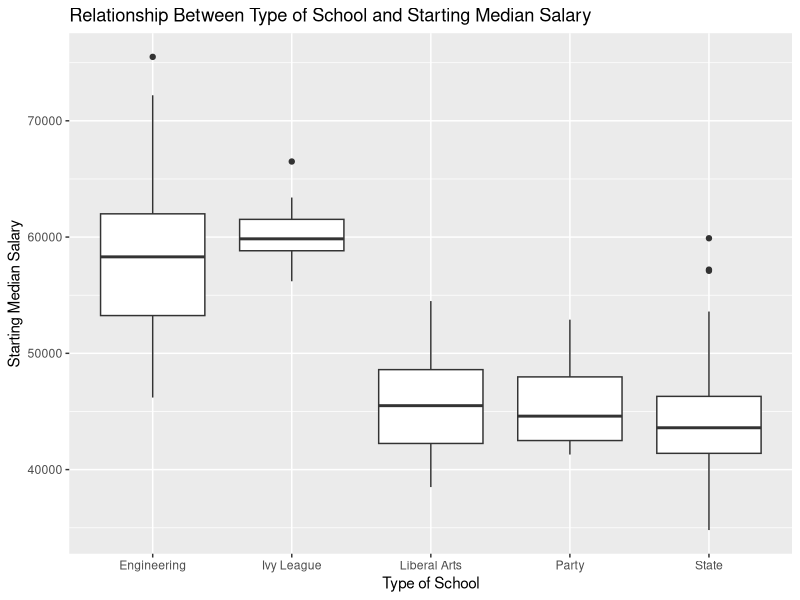
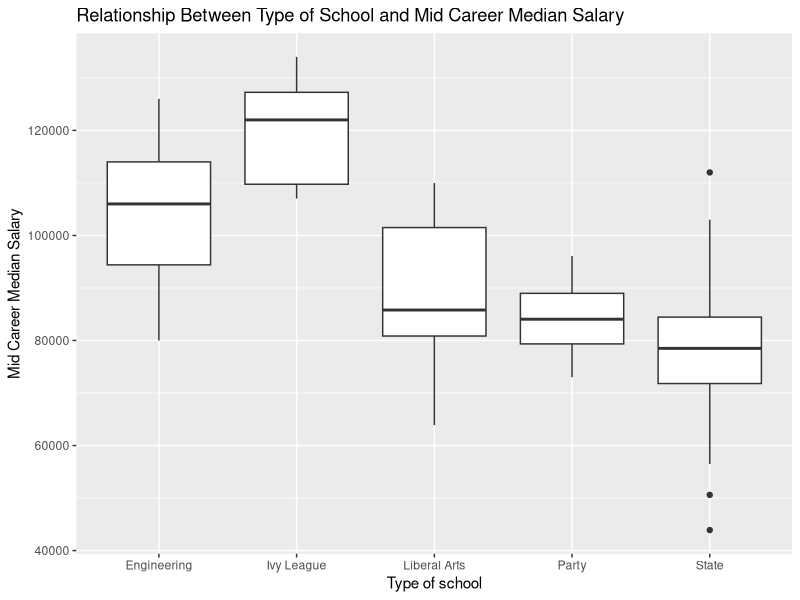
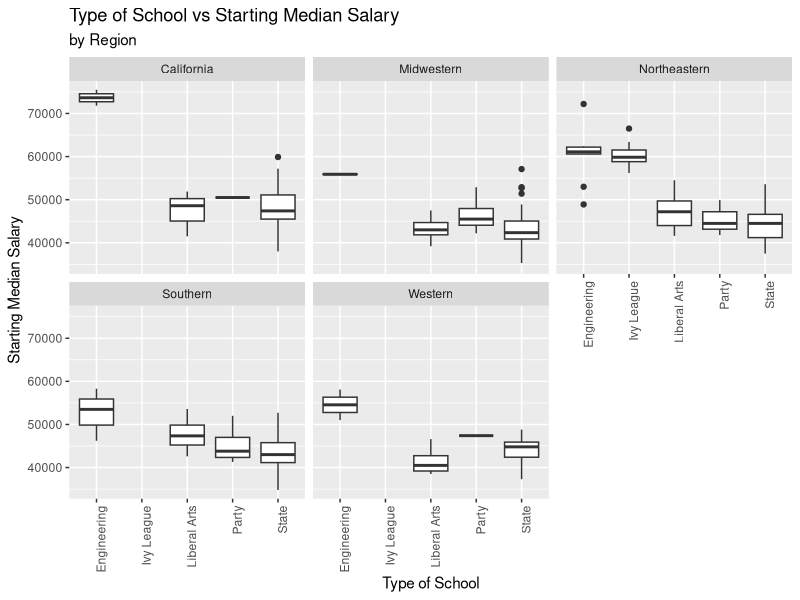
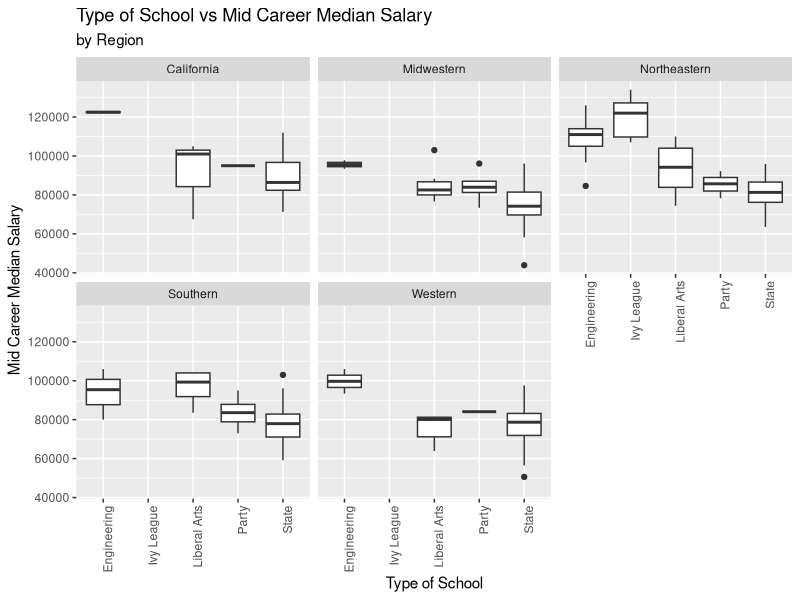
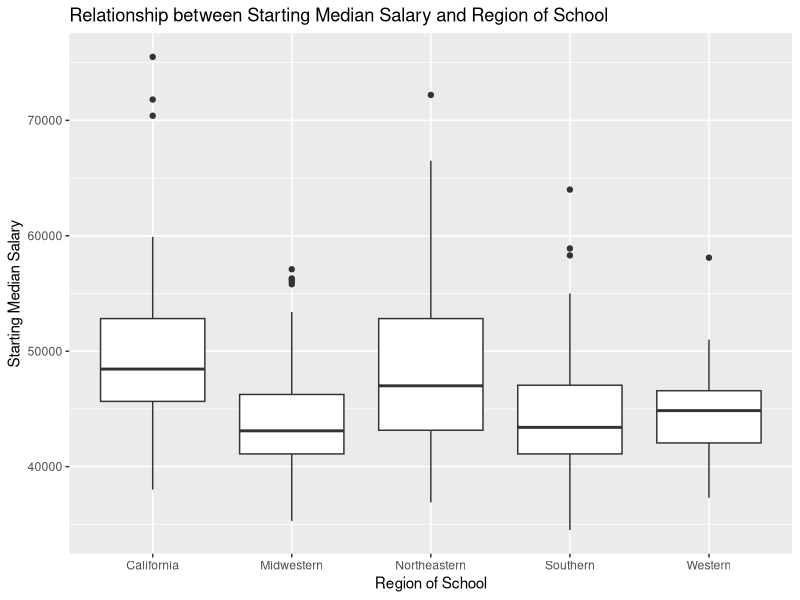
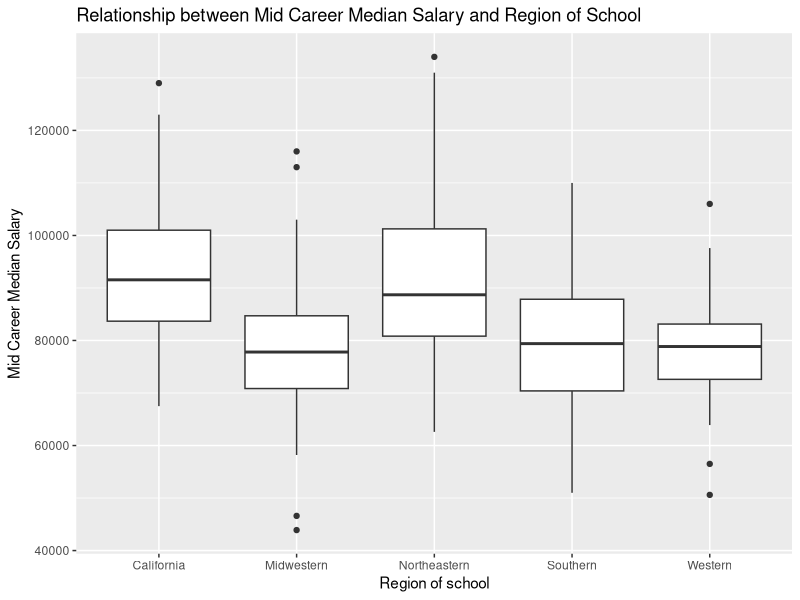
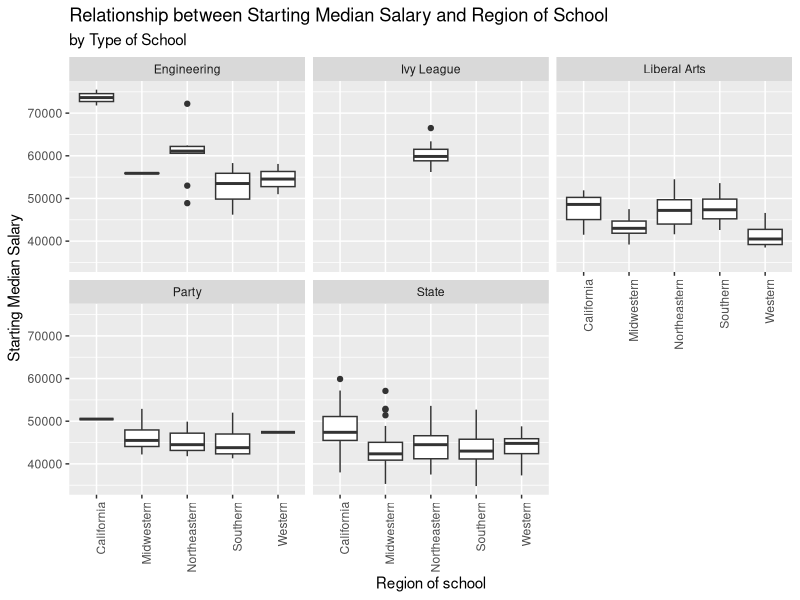
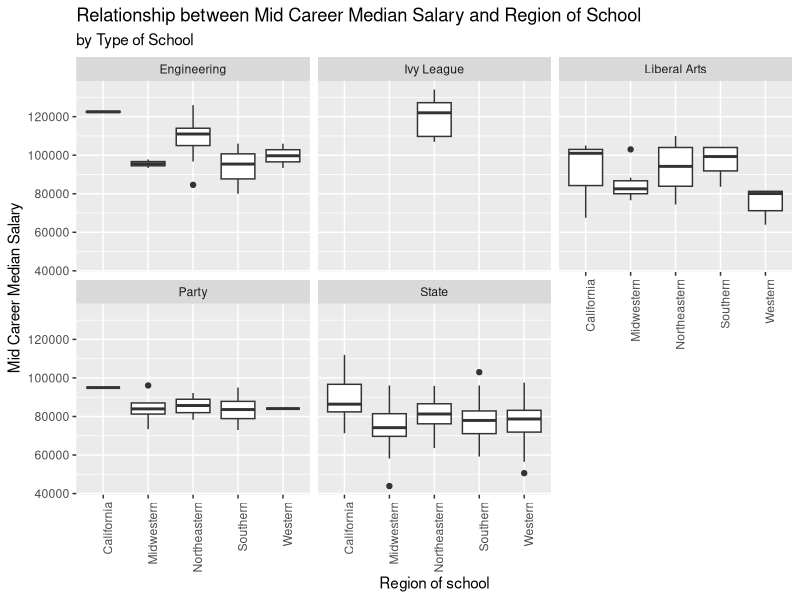

Source code (R) for these figures, in order:
## ---- chunk 1

library(plyr)
library(tidyverse)
options(dplyr.summarise.inform = FALSE)
## ---- chunk 2
as_currency <- function(df) {
  df %>%
  mutate_at(vars(contains("Salary")),str_remove_all,pattern="[$,]") %>%
  mutate_at(vars(contains("Salary")),as.numeric)
}

rename_lower <- function(x) {
  str_replace_all(x,"[ -]","_") %>%
  str_to_lower() %>%
  str_remove_all("school_")
}

degree <- read_csv("degrees-that-pay-back.csv") %>%
  as_currency() %>%
  rename_with(.cols=everything(),.fn=rename_lower)



type <- read_csv("salaries-by-college-type.csv") %>%
  as_currency() %>%
  rename_with(.cols=everything(),.fn=rename_lower)



region <- read_csv("salaries-by-region.csv") %>%
  as_currency() %>%
  rename_with(.cols=everything(),.fn=rename_lower)


type_and_region <- type %>%
  inner_join(select(region,`name`,`region`),by="name") %>%
  select(name, type, region, everything())


## ---- chunk 3

type_and_region %>%
  group_by(type) %>%
  summarise(mean_of_starting_median_salary = mean(starting_median_salary),
            mean_of_mid_career_median_salary = mean(mid_career_median_salary),
            sd_of_starting_salary = sd(starting_median_salary, na.rm = FALSE),
            sd_of_mid_career_salary = sd(starting_median_salary, na.rm = FALSE)) %>%
  arrange(desc(mean_of_starting_median_salary))

## ---- chunk 4
type_and_region %>%
  group_by(region) %>%
  summarise(mean_of_starting_median_salary = mean(starting_median_salary),
            mean_of_mid_career_median_salary = mean(mid_career_median_salary),
            sd_of_starting_salary = sd(starting_median_salary, na.rm = FALSE),
            sd_of_mid_career_salary = sd(starting_median_salary, na.rm = FALSE)) %>%
  arrange(desc(mean_of_starting_median_salary))

## ---- chunk 5
degree %>%
  group_by(undergraduate_major) %>%
  summarise(mean_starting = mean(starting_median_salary),
            mean_mid_career = mean(mid_career_median_salary))%>%
  arrange(desc(mean_starting))

## ---- chunk 6
type %>%
  ggplot(aes(x=type,y=starting_median_salary)) +
  geom_boxplot() +
  xlab("Type of School") +
  ylab("Starting Median Salary") +
  ggtitle("Relationship Between Type of School and Starting Median Salary")

type %>%
  ggplot(aes(x=type,y=mid_career_median_salary)) +
  geom_boxplot() +
  xlab("Type of school") +
  ylab("Mid Career Median Salary") +
  ggtitle("Relationship Between Type of School and Mid Career Median Salary")
## ---- chunk 7
type_and_region %>%
  ggplot(aes(x=type,y=starting_median_salary)) +
  geom_boxplot() +
  facet_wrap(~region) +
  theme(axis.text.x = element_text(angle = 90,hjust=1)) +
  xlab("Type of School") +
  ylab("Starting Median Salary") +
  ggtitle("Type of School vs Starting Median Salary", subtitle = "by Region")


type_and_region %>%
  ggplot(aes(x=type,y=mid_career_median_salary)) +
  geom_boxplot() +
  facet_wrap(~region) +
  theme(axis.text.x = element_text(angle = 90,hjust=1)) +
  xlab("Type of School") +
  ylab("Mid Career Median Salary") +
  ggtitle("Type of School vs Mid Career Median Salary", subtitle = "by Region")
## ---- chunk 8
region %>%
  ggplot(aes(x=region,y=starting_median_salary)) +
  geom_boxplot() +
  xlab("Region of School") +
  ylab("Starting Median Salary") +
  ggtitle("Relationship between Starting Median Salary and Region of School")

region %>%
  ggplot(aes(x=region,y=mid_career_median_salary)) +
  geom_boxplot() +
  xlab("Region of school") +
  ylab("Mid Career Median Salary") +
  ggtitle("Relationship between Mid Career Median Salary and Region of School")


## ---- chunk 9
type_and_region %>%
  ggplot(aes(x=region,y=starting_median_salary)) +
  geom_boxplot() +
  facet_wrap(~type) +
  theme(axis.text.x = element_text(angle = 90,hjust=1)) +
  xlab("Region of school") +
  ylab("Starting Median Salary") +
  ggtitle("Relationship between Starting Median Salary and Region of School", subtitle="by Type of School")

type_and_region %>%
  ggplot(aes(x=region,y=mid_career_median_salary)) +
  geom_boxplot() +
  facet_wrap(~type) +
  theme(axis.text.x = element_text(angle = 90,hjust=1)) +
  xlab("Region of school") +
  ylab("Mid Career Median Salary") +
  ggtitle("Relationship between Mid Career Median Salary and Region of School", subtitle="by Type of School")

## ---- chunk 10
type %>%
  ggplot(aes(x=starting_median_salary,y=mid_career_median_salary/starting_median_salary,color=type)) +
  geom_point(alpha=0.5) +
  geom_smooth(method = "lm",se=FALSE) +
  xlab("Starting salary") +
  ylab("Growth factor by mid-career") +
  ggtitle("The trend of salaries over time", subtitle = "by type of school")

region %>%
  ggplot(aes(x=starting_median_salary,y=mid_career_median_salary/starting_median_salary,color=region)) +
  geom_point(alpha=0.5) +
  geom_smooth(method = "lm",se=FALSE) +
  xlab("Starting salary") +
  ylab("Growth factor by mid-career") +
  ggtitle("The trend of salaries over time", subtitle = "by region of school")
## ---- chunk 11
pipe_lm <- function(formula) {
  formed <- function(df) {
      return(lm(formula,data=df))
  }
  return(formed)
}

func_var <- function(func,var) {
  func_app <- function(df) {
    return(func(df[var],na.rm=TRUE))
  }
  return(func_app)
}
  

slope <- function(model) {
  return(coef(model)[2])
}

types <- type_and_region %>%
  group_by(type) %>%
  nest() %>%
  mutate(model = map(data, pipe_lm(mid_career_median_salary/starting_median_salary~starting_median_salary)),
         salary_dependence = map(model,slope),
         min_start = map(data,func_var(min,"starting_median_salary")),
         min_mid_career = map(data,func_var(min,"mid_career_median_salary")),
         max_start = map(data,func_var(max,"starting_median_salary")),
         max_mid_career = map(data,func_var(max,"mid_career_median_salary"))
         )


regions <- type_and_region %>%
  group_by(region) %>%
  nest() %>%
  mutate(model = map(data, pipe_lm(mid_career_median_salary/starting_median_salary~starting_median_salary)),
         salary_dependence = map(model,slope),
         min_start = map(data,func_var(min,"starting_median_salary")),
         min_mid_career = map(data,func_var(min,"mid_career_median_salary")),
         max_start = map(data,func_var(max,"starting_median_salary")),
         max_mid_career = map(data,func_var(max,"mid_career_median_salary"))
         )

types %>%
  select(type,salary_dependence,contains(c("start","mid"))) %>%
  unnest(cols=everything()) %>%
  arrange(desc(salary_dependence))


regions %>%
  select(region,salary_dependence,contains(c("start","mid"))) %>%
  unnest(cols=everything()) %>%
  arrange(desc(salary_dependence))

  
## ---- chunk 12
#p_values for the hypothesis test
type_groups <- type_and_region %>%
  mutate(type_group = case_when(type %in% c("Engineering","Ivy League")~"High",
                                TRUE~"Low"))

p_values <- function(df1,df2,comp_var) {
    return(as.numeric(unlist(t.test(pull(df1,comp_var),pull(df2,comp_var)))["p.value"]))
}

high_low_start <- p_values(filter(type_groups,type_group=="High"),
                 filter(type_groups,type_group=="Low"),
                 "starting_median_salary")


high_low_mid <- p_values(filter(type_groups,type_group=="High"),
                 filter(type_groups,type_group=="Low"),
                 "mid_career_median_salary")

eng_low_start <- p_values(filter(type_groups,type=="Engineering"),
                 filter(type_groups,type_group=="Low"),
                 "starting_median_salary")

eng_low_mid <- p_values(filter(type_groups,type=="Engineering"),
                 filter(type_groups,type_group=="Low"),
                 "mid_career_median_salary")

eng_ivy_start <- p_values(filter(type_groups,type=="Engineering"),
                 filter(type_groups,type=="Ivy League"),
                 "starting_median_salary")

eng_ivy_mid <- p_values(filter(type_groups,type=="Engineering"),
                 filter(type_groups,type=="Ivy League"),
                 "mid_career_median_salary")

